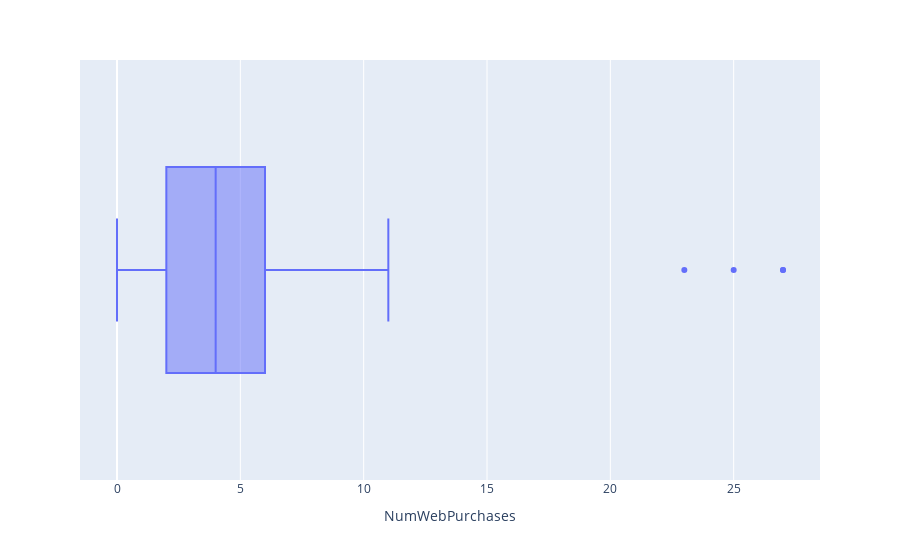

The cell this chart's notebook holds for it:
### Markdown cell above
### 6. NumWebPurchases

### Code cell
px.box(data_frame = data, x = 'NumWebPurchases')

### Figure 1 — Plotly figure (JSON) as saved in the notebook; plotly's stock layout.template omitted (floating-point values rounded to 4 significant figures; data arrays with more than 128 entries replaced by an {"elided": "..."} marker saying what was removed)
{"data": [{"alignmentgroup": "True", "hovertemplate": "NumWebPurchases=%{x}<extra></extra>", "legendgroup": "", "marker": {"color": "#636efa"}, "name": "", "notched": false, "offsetgroup": "", "orientation": "h", "showlegend": false, "type": "box", "x": {"elided": "2236 int values"}, "x0": " ", "xaxis": "x", "y0": " ", "yaxis": "y"}], "layout": {"autosize": true, "boxmode": "group", "legend": {"tracegroupgap": 0}, "margin": {"t": 60}, "xaxis": {"anchor": "y", "autorange": true, "domain": [0, 1], "range": [-1.5, 28.5], "title": {"text": "NumWebPurchases"}, "type": "linear"}, "yaxis": {"anchor": "x", "autorange": true, "domain": [0, 1], "range": [-0.5, 0.5], "type": "category"}}}
